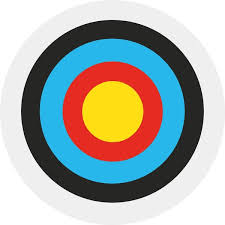
#> input picture Image Processing/download.jpeg, 225 x 225 px
$ python 2.4.2.py
#> lines starting #> are read from the running program, lines starting #| are printed output that depends on the picture
import cv2
import numpy as np
img=cv2.imread('download.jpeg',0)
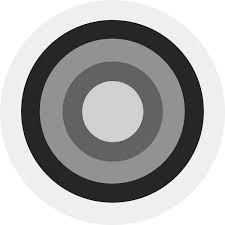
#> img: shape (225, 225); min 0, max 255, mean 172.3
row,col=img.shape
#> row = 225; col = 225
img1=np.zeros((row,col),dtype = 'uint8')
min_range=30
max_range=90
for i in range(row):
    for j in range(col):
        if img[i,j]>min_range and img[i,j]<max_range:
            img1[i,j] = 170
        else:
            img1[i,j] = img[i,j]
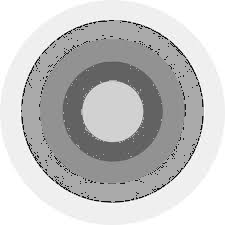
#> img1: shape (225, 225); min 0, max 255, mean 195
cv2.imshow('Input image', img)
cv2.imshow('Sliced image', img1)
cv2.waitKey(0)
cv2.destroyAllWindows()
